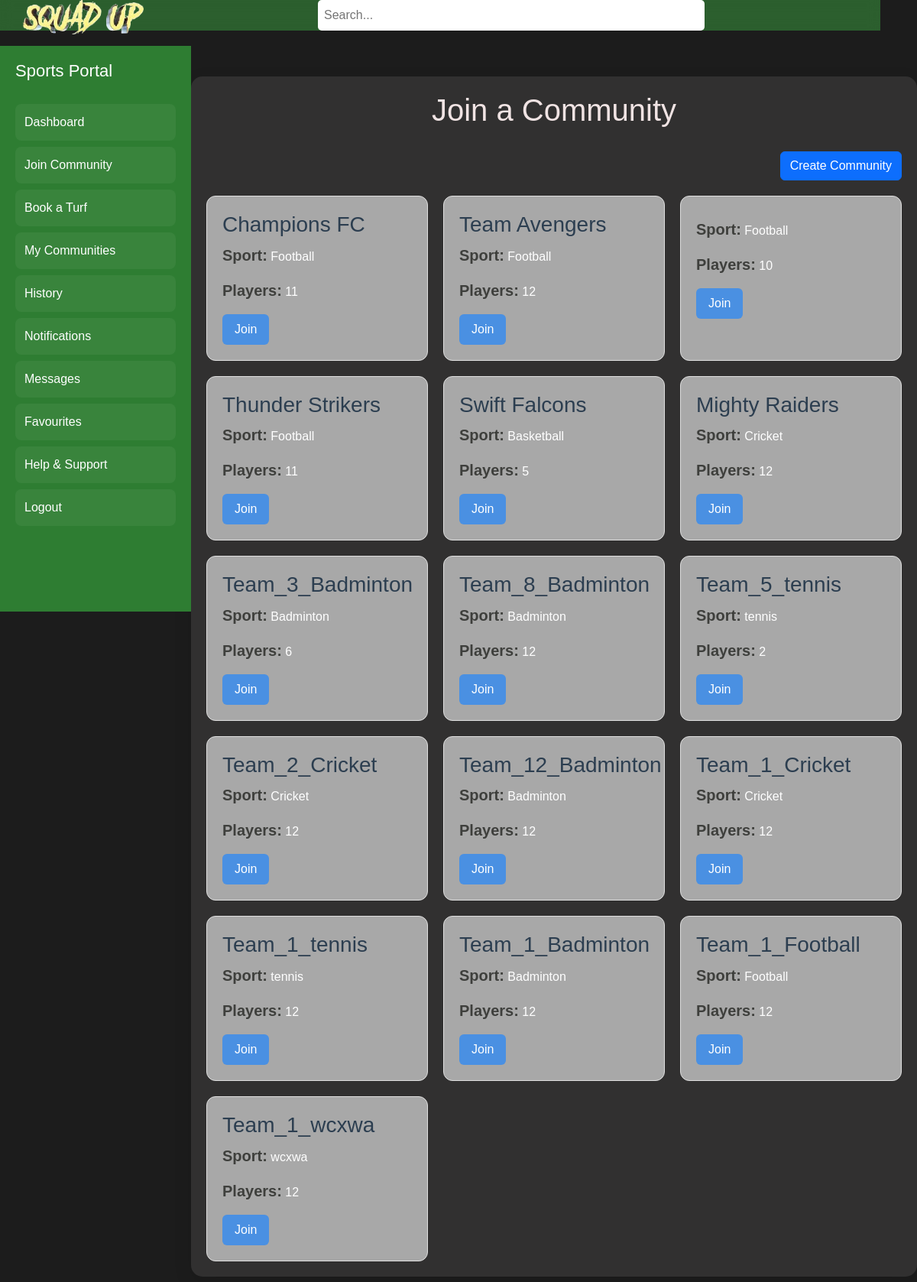
Page /join-community on the earlier database version.
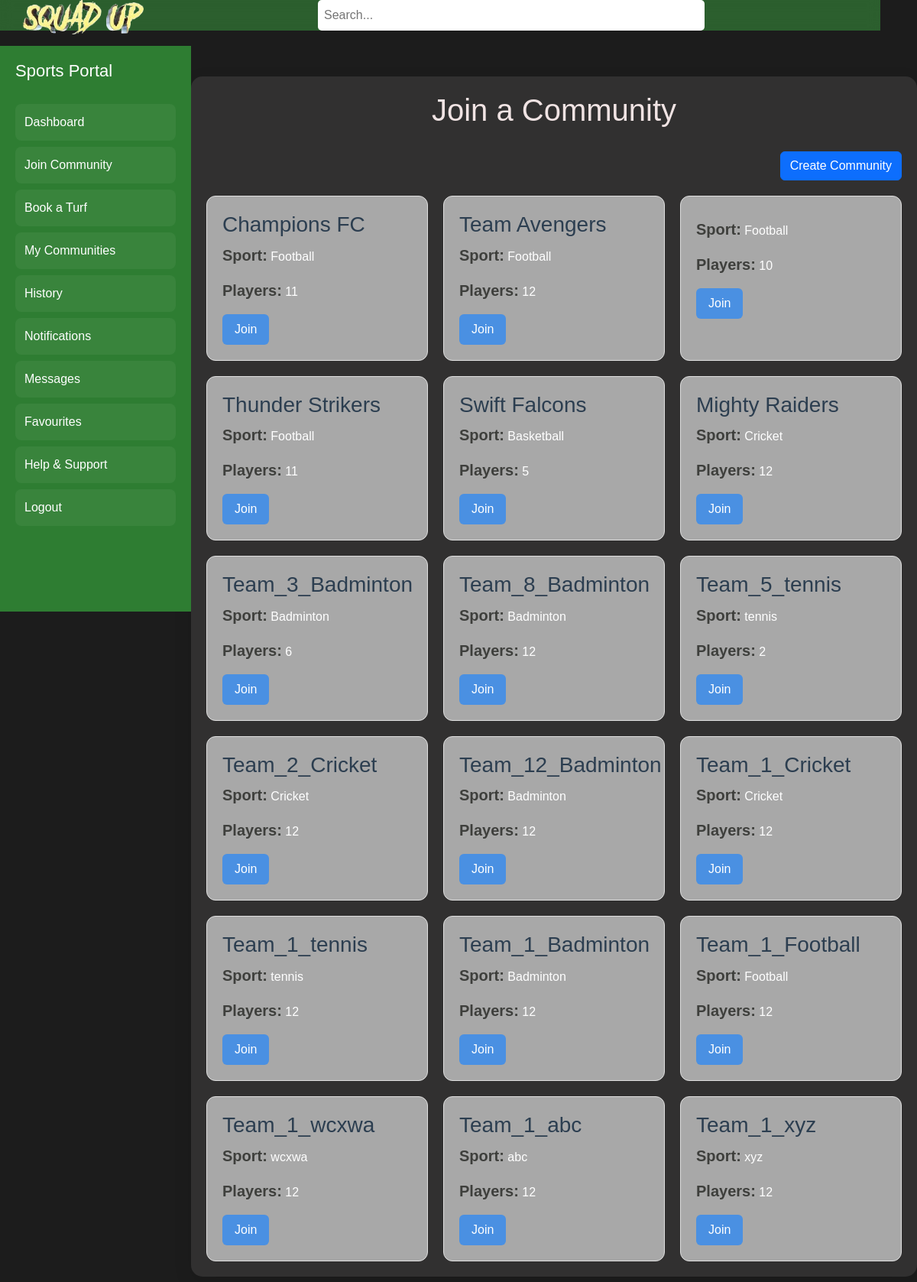
Same page on the later database version.
### models.py (models this page shows, shortened)
class Community(db.Model):
    id = db.Column(db.Integer, primary_key=True)
    team_name = db.Column(db.String(100), nullable=True)  # Auto-generated if empty
    sport = db.Column(db.String(50), nullable=False)
    max_players = db.Column(db.Integer, nullable=False, default=12)
    turf_id = db.Column(db.Integer, db.ForeignKey('turf.id'), nullable=False)
    owner_id = db.Column(db.Integer, db.ForeignKey('user.id'), nullable=False)
    status = db.Column(db.String(20), default="active")  # "active" or "closed"
    turf = db.relationship('Turf', backref='communities')
    players = db.relationship('CommunityPlayers', backref='community', lazy=True, cascade="all, delete-orphan")
    __table_args__ = (db.UniqueConstraint('team_name', 'status', name='unique_active_team_name'),)

### app.py (the view)
@app.route('/join-community')
def join_community():
    communities = Community.query.all()
    return render_template('join_community.html', communities=communities)

### app.py (called while the page is built)
@app.before_request
def page_last_visited():
    excluded_routes = ['login', 'logout', 'static', 'register']
    if request.endpoint not in excluded_routes and request.method == 'GET':
        session['page_last_visited_url'] = request.path

### templates/join_community.html (shortened to what this page needs)
<!DOCTYPE html>
<html lang="en">
<head>
    <link href="https://cdn.jsdelivr.net/npm/bootstrap@5.3.0/dist/css/bootstrap.min.css" rel="stylesheet">
</head>
<body>
    <div class="header">
        <div class="logo"><img class="squadUp-logo" src="/static/squadUp-logo.png" alt="Squad Up Logo"></div>
        <div class="search-container">
            <input type="text" placeholder="Search...">
        </div>
        <div class="icons">
            <button class="icon-button" title="Filters"></button>
            <button class="icon-button" title="Profile"></button>
        </div>
    </div>
    <div class="sidebar" id="sidebar">
        <button class="toggle-button" onclick="toggleSidebar()"></button>
        <h2>Sports Portal</h2>
        <a href="{{ url_for('player_dashboard') }}">Dashboard</a>
        <a href="{{ url_for('join_community') }}">Join Community</a>
        <a href="{{ url_for('select_turf_to_book') }}">Book a Turf</a>
        <a href="{{ url_for('my_communities') }}">My Communities</a>
        <a href="#">History</a>
        <a href="#">Notifications</a>
        <a href="#">Messages</a>
        <a href="#">Favourites</a>
        <a href="#">Help & Support</a>
        <a href="{{ url_for('logout') }}">Logout</a>
    </div>
    <div class="main" id="main">
        <div class="container">
            <h1>Join a Community</h1>
            <div class="create-btn">
                <button class="btn btn-primary" data-bs-toggle="modal" data-bs-target="#createCommunityModal">Create Community</button>
            </div>
            <div class="communities">
                {% for community in communities %}
                <div class="community-card">
                    <h3>{{ community.team_name }}</h3>
                    <p><strong>Sport:</strong> {{ community.sport }}</p>
                    <p><strong>Players:</strong> {{ community.max_players }}</p>
                    <form method="POST" action="{{ url_for('send_join_request') }}">
                        <button type="submit">Join</button>
                    </form>
                </div>
                {% endfor %}
            </div>
        </div>
    </div>
</body>
</html>

Differences in the rows shown:
added Community: team_name "Team_1_abc", sport "abc", max_players "12"
added Community: team_name "Team_1_xyz", sport "xyz", max_players "12"
